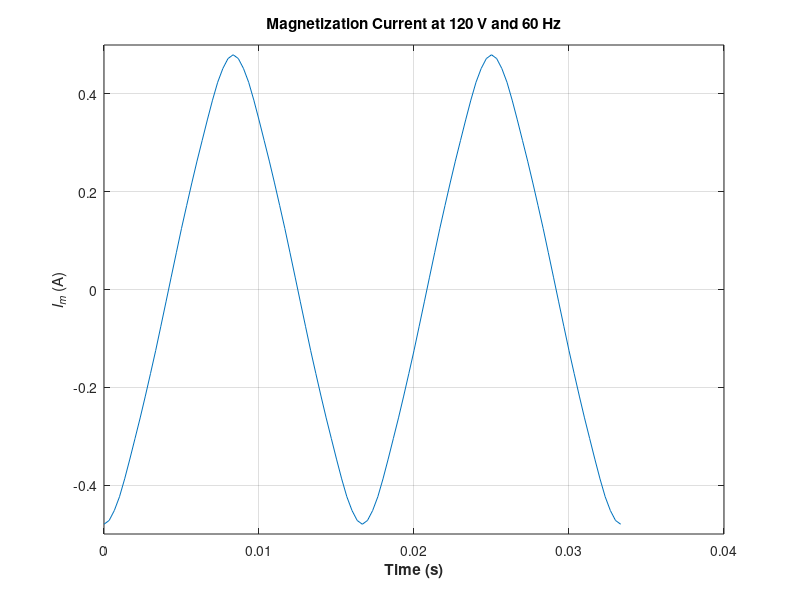

This figure's MATLAB source:
% M-file: prob2_5a.m
% M-file to calculate and plot the magnetization
% current of a 120/240 transformer operating at
% 120 volts and 60 Hz. This program also

% calculates the rms value of the mag. current.
% Load the magnetization curve. It is in two
% columns, with the first column being mmf and
% the second column being flux.
load p22_mag.dat;
mmf_data = p22_mag(:,1);
flux_data = p22_mag(:,2);
% Initialize values
S = 1000; % Apparent power (VA)
Vrms = 120; % Rms voltage (V)
VM = Vrms * sqrt(2); % Max voltage (V)
NP = 500; % Primary turns
% Calculate angular velocity for 60 Hz
freq = 60; % Freq (Hz)
w = 2 * pi * freq;
% Calculate flux versus time
time = 0:1/3000:1/30; % 0 to 1/30 sec
flux = -VM/(w*NP) * cos(w .* time);
% Calculate the mmf corresponding to a given flux
% using the MATLAB interpolation function.
mmf = interp1(flux_data,mmf_data,flux);
% Calculate the magnetization current
im = mmf / NP;
% Calculate the rms value of the current
irms = sqrt(sum(im.^2)/length(im));
disp(['The rms current at 120 V and 60 Hz is ', num2str(irms)]);
% Calculate the full-load current
i_fl = S / Vrms;
% Calculate the percentage of full-load current
percnt = irms / i_fl * 100;
disp(['The magnetization current is ' num2str(percnt) ...
'% of full-load current.']);
% Plot the magnetization current.
figure(1)
plot(time,im);
title ('\bfMagnetization Current at 120 V and 60 Hz');
xlabel ('\bfTime (s)');
ylabel ('\bf\itI_{m} \rm(A)');
axis([0 0.04 -0.5 0.5]);
grid on;